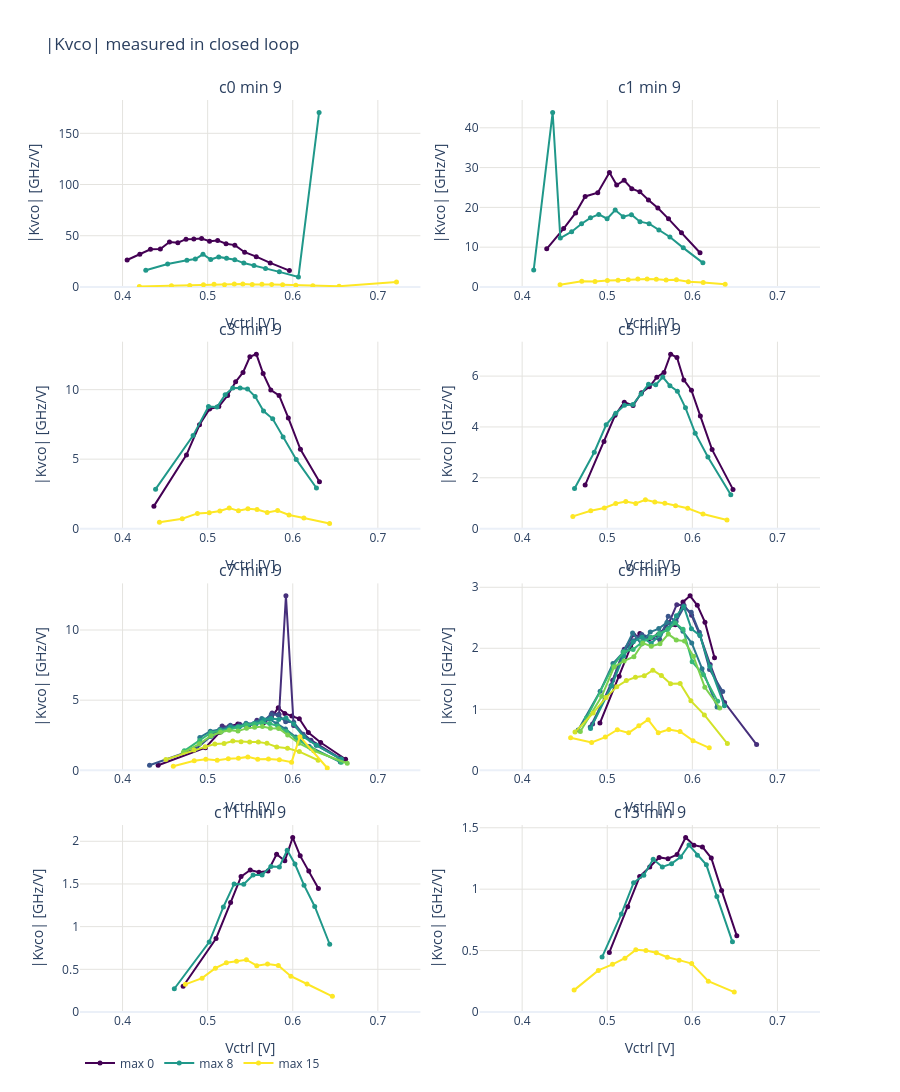

Notebook source saved alongside this figure:
### Code cell
# Measured |Kvco| against Vctrl per setting (between neighbouring locked points >= MIN_DV apart), same panels. This is
# what steps 2 and 3 pick their points from (VcoMap.pick).
fig = make_subplots(rows=N_ROWS, cols=N_COLS, horizontal_spacing=0.08, vertical_spacing=0.06,
                    subplot_titles=[f"c{c} min {m}" for c, m in GROUPS])
for n, (coarse, cur_min) in enumerate(GROUPS):
    row, col = n // N_COLS + 1, n % N_COLS + 1
    for code, d in locked[(locked["vco_tune_coarse"] == coarse) & (locked["vco_current_min"] == cur_min)].groupby(
            "vco_current_max"):
        k = kvco_points(d)
        fig.add_scatter(x=k["vctrl"], y=k["kvco"] / 1e9, mode="lines+markers", name=f"max {code}",
                        legendgroup=f"max {code}", showlegend=n == 0, line=dict(color=max_color(code)),
                        marker=dict(size=5), row=row, col=col, customdata=k["f_vco"] / 1e6,
                        hovertemplate=f"c{coarse} min {cur_min} max {code}: "
                                      + "%{x:.3f} V, %{customdata:.0f} MHz: %{y:.2f} GHz/V<extra></extra>")
fig.update_layout(title="|Kvco| measured in closed loop", template="plotly_white", height=320 * N_ROWS,
                  legend=dict(orientation="h", y=-0.04))
fig.update_xaxes(title="Vctrl [V]", range=[0.35, 0.75], gridcolor=GRID)
fig.update_yaxes(title="|Kvco| [GHz/V]", rangemode="tozero", gridcolor=GRID)
save(fig, "kvco")

### Figure 1 — Plotly figure (JSON) as saved in the notebook; plotly's stock layout.template omitted (floating-point values rounded to 4 significant figures)
{"data": [{"customdata": [9368.0, 8938.0, 8509.0, 8080.0, 7650.0, 7220.0, 6791.0, 6362.0, 5932.0, 5502.0, 5073.0, 4644.0, 4214.0, 3784.0, 3355.0, 2926.0, 2496.0], "hovertemplate": "c0 min 9 max 0: %{x:.3f} V, %{customdata:.0f} MHz: %{y:.2f} GHz/V<extra></extra>", "legendgroup": "max 0", "line": {"color": "rgb(68, 1, 84)"}, "marker": {"size": 5}, "mode": "lines+markers", "name": "max 0", "showlegend": true, "type": "scatter", "x": [0.4054, 0.4203, 0.4328, 0.4444, 0.4551, 0.465, 0.4746, 0.4838, 0.4929, 0.5022, 0.5118, 0.5216, 0.5319, 0.5435, 0.5571, 0.5735, 0.5961], "xaxis": "x", "y": [26.3, 31.98, 36.82, 37.09, 43.85, 43.18, 46.66, 46.76, 47.3, 44.74, 45.43, 42.2, 40.84, 33.92, 29.57, 23.48, 16.01], "yaxis": "y"}, {"customdata": [6202.0, 5675.0, 5148.0, 4884.0, 4620.0, 4356.0, 4092.0, 3828.0, 3565.0, 3301.0, 3037.0, 2774.0, 2510.0, 2246.0, 3960.0], "hovertemplate": "c0 min 9 max 8: %{x:.3f} V, %{customdata:.0f} MHz: %{y:.2f} GHz/V<extra></extra>", "legendgroup": "max 8", "line": {"color": "rgb(32, 152, 138)"}, "marker": {"size": 5}, "mode": "lines+markers", "name": "max 8", "showlegend": true, "type": "scatter", "x": [0.4273, 0.453, 0.4757, 0.4855, 0.4945, 0.5036, 0.513, 0.5222, 0.5319, 0.5425, 0.5544, 0.568, 0.5843, 0.6067, 0.631], "xaxis": "x", "y": [16.29, 22.48, 26.08, 27.29, 31.9, 26.76, 29.36, 27.94, 26.65, 23.33, 20.96, 18.05, 14.73, 9.819, 170.3], "yaxis": "y"}, {"customdata": [2320.0, 2290.0, 2262.0, 2234.0, 2204.0, 2176.0, 2147.0, 2118.0, 2090.0, 2060.0, 2032.0, 2004.0, 1974.0, 1946.0, 1917.0, 2133.0], "hovertemplate": "c0 min 9 max 15: %{x:.3f} V, %{customdata:.0f} MHz: %{y:.2f} GHz/V<extra></extra>", "legendgroup": "max 15", "line": {"color": "rgb(253, 231, 37)"}, "marker": {"size": 5}, "mode": "lines+markers", "name": "max 15", "showlegend": true, "type": "scatter", "x": [0.4197, 0.4575, 0.479, 0.4951, 0.5075, 0.5198, 0.5313, 0.5413, 0.5523, 0.5638, 0.5752, 0.5881, 0.6036, 0.6236, 0.6544, 0.7219], "xaxis": "x", "y": [0.5684, 1.186, 1.502, 2.149, 2.544, 2.2, 2.858, 2.822, 2.47, 2.6, 2.382, 2.083, 1.689, 1.271, 0.7213, 4.786], "yaxis": "y"}, {"customdata": [5244.0, 5014.0, 4783.0, 4552.0, 4207.0, 3862.0, 3631.0, 3401.0, 3170.0, 2940.0, 2710.0, 2479.0, 2249.0, 2018.0, 1788.0], "hovertemplate": "c1 min 9 max 0: %{x:.3f} V, %{customdata:.0f} MHz: %{y:.2f} GHz/V<extra></extra>", "legendgroup": "max 0", "line": {"color": "rgb(68, 1, 84)"}, "marker": {"size": 5}, "mode": "lines+markers", "name": "max 0", "showlegend": false, "type": "scatter", "x": [0.4289, 0.4488, 0.4628, 0.4741, 0.4889, 0.5026, 0.5111, 0.5199, 0.5288, 0.5383, 0.5484, 0.5595, 0.572, 0.5872, 0.609], "xaxis": "x2", "y": [9.588, 14.68, 18.6, 22.75, 23.7, 28.77, 25.6, 26.82, 24.68, 23.9, 21.87, 19.83, 17.12, 13.65, 8.604], "yaxis": "y2"}, {"customdata": [4472.0, 4299.0, 4126.0, 3952.0, 3780.0, 3606.0, 3432.0, 3260.0, 3086.0, 2913.0, 2740.0, 2566.0, 2394.0, 2220.0, 2046.0, 1874.0, 1700.0], "hovertemplate": "c1 min 9 max 8: %{x:.3f} V, %{customdata:.0f} MHz: %{y:.2f} GHz/V<extra></extra>", "legendgroup": "max 8", "line": {"color": "rgb(32, 152, 138)"}, "marker": {"size": 5}, "mode": "lines+markers", "name": "max 8", "showlegend": false, "type": "scatter", "x": [0.4136, 0.4359, 0.4449, 0.4581, 0.4698, 0.4803, 0.49, 0.4998, 0.5093, 0.5187, 0.5284, 0.5384, 0.5492, 0.5607, 0.5736, 0.5893, 0.6124], "xaxis": "x2", "y": [4.265, 43.85, 12.28, 13.89, 15.88, 17.37, 18.24, 17.16, 19.33, 17.66, 18.18, 16.41, 15.92, 14.31, 12.56, 9.829, 6.06], "yaxis": "y2"}, {"customdata": [1786.0, 1766.0, 1744.0, 1722.0, 1702.0, 1680.0, 1659.0, 1638.0, 1616.0, 1596.0, 1574.0, 1552.0, 1532.0, 1510.0], "hovertemplate": "c1 min 9 max 15: %{x:.3f} V, %{customdata:.0f} MHz: %{y:.2f} GHz/V<extra></extra>", "legendgroup": "max 15", "line": {"color": "rgb(253, 231, 37)"}, "marker": {"size": 5}, "mode": "lines+markers", "name": "max 15", "showlegend": false, "type": "scatter", "x": [0.4445, 0.4701, 0.4856, 0.5002, 0.5127, 0.5246, 0.536, 0.5469, 0.5577, 0.5692, 0.5813, 0.5953, 0.6128, 0.6386], "xaxis": "x2", "y": [0.5782, 1.418, 1.35, 1.646, 1.711, 1.814, 1.973, 1.974, 1.92, 1.727, 1.827, 1.314, 1.112, 0.673], "yaxis": "y2"}, {"customdata": [2652.0, 2556.0, 2462.0, 2367.0, 2272.0, 2178.0, 2083.0, 1988.0, 1894.0, 1799.0, 1704.0, 1610.0, 1514.0, 1420.0, 1326.0, 1230.0], "hovertemplate": "c3 min 9 max 0: %{x:.3f} V, %{customdata:.0f} MHz: %{y:.2f} GHz/V<extra></extra>", "legendgroup": "max 0", "line": {"color": "rgb(68, 1, 84)"}, "marker": {"size": 5}, "mode": "lines+markers", "name": "max 0", "showlegend": false, "type": "scatter", "x": [0.4368, 0.4751, 0.4904, 0.5022, 0.5131, 0.5235, 0.5329, 0.5416, 0.5496, 0.5572, 0.5652, 0.5742, 0.5839, 0.5948, 0.609, 0.6314], "xaxis": "x3", "y": [1.619, 5.306, 7.473, 8.611, 8.789, 9.577, 10.57, 11.24, 12.36, 12.56, 11.16, 9.978, 9.582, 7.97, 5.711, 3.378], "yaxis": "y3"}, {"customdata": [2490.0, 2314.0, 2183.0, 2095.0, 2007.0, 1919.0, 1832.0, 1744.0, 1656.0, 1568.0, 1480.0, 1392.0, 1304.0, 1217.0], "hovertemplate": "c3 min 9 max 8: %{x:.3f} V, %{customdata:.0f} MHz: %{y:.2f} GHz/V<extra></extra>", "legendgroup": "max 8", "line": {"color": "rgb(32, 152, 138)"}, "marker": {"size": 5}, "mode": "lines+markers", "name": "max 8", "showlegend": false, "type": "scatter", "x": [0.4388, 0.4829, 0.501, 0.511, 0.5206, 0.5295, 0.5381, 0.5468, 0.5558, 0.5657, 0.5764, 0.5887, 0.6041, 0.6278], "xaxis": "x3", "y": [2.839, 6.695, 8.793, 8.746, 9.638, 10.13, 10.13, 10.05, 9.507, 8.466, 7.903, 6.597, 4.978, 2.924], "yaxis": "y3"}, {"customdata": [1332.0, 1318.0, 1302.0, 1286.0, 1272.0, 1256.0, 1242.0, 1226.0, 1212.0, 1196.0, 1182.0, 1166.0, 1152.0, 1136.0], "hovertemplate": "c3 min 9 max 15: %{x:.3f} V, %{customdata:.0f} MHz: %{y:.2f} GHz/V<extra></extra>", "legendgroup": "max 15", "line": {"color": "rgb(253, 231, 37)"}, "marker": {"size": 5}, "mode": "lines+markers", "name": "max 15", "showlegend": false, "type": "scatter", "x": [0.4434, 0.4702, 0.488, 0.5019, 0.5144, 0.5254, 0.5362, 0.5473, 0.558, 0.57, 0.5822, 0.5956, 0.6131, 0.6433], "xaxis": "x3", "y": [0.4589, 0.7152, 1.098, 1.136, 1.265, 1.489, 1.281, 1.433, 1.37, 1.159, 1.3, 0.9844, 0.7614, 0.369], "yaxis": "y3"}, {"customdata": [1734.0, 1683.0, 1632.0, 1582.0, 1531.0, 1480.0, 1430.0, 1380.0, 1328.0, 1278.0, 1228.0, 1177.0, 1126.0, 1076.0, 1025.0, 974.5], "hovertemplate": "c5 min 9 max 0: %{x:.3f} V, %{customdata:.0f} MHz: %{y:.2f} GHz/V<extra></extra>", "legendgroup": "max 0", "line": {"color": "rgb(68, 1, 84)"}, "marker": {"size": 5}, "mode": "lines+markers", "name": "max 0", "showlegend": false, "type": "scatter", "x": [0.474, 0.4962, 0.5092, 0.52, 0.5303, 0.5403, 0.5495, 0.5583, 0.5667, 0.5745, 0.5819, 0.59, 0.599, 0.6094, 0.6232, 0.6478], "xaxis": "x4", "y": [1.714, 3.43, 4.459, 4.973, 4.843, 5.344, 5.578, 5.954, 6.144, 6.863, 6.731, 5.851, 5.439, 4.428, 3.109, 1.544], "yaxis": "y4"}, {"customdata": [1693.0, 1645.0, 1596.0, 1548.0, 1500.0, 1452.0, 1404.0, 1355.0, 1307.0, 1259.0, 1210.0, 1162.0, 1114.0, 1066.0, 1018.0, 969.5], "hovertemplate": "c5 min 9 max 8: %{x:.3f} V, %{customdata:.0f} MHz: %{y:.2f} GHz/V<extra></extra>", "legendgroup": "max 8", "line": {"color": "rgb(32, 152, 138)"}, "marker": {"size": 5}, "mode": "lines+markers", "name": "max 8", "showlegend": false, "type": "scatter", "x": [0.4616, 0.4847, 0.4987, 0.51, 0.5203, 0.5301, 0.5397, 0.5485, 0.557, 0.5653, 0.5736, 0.5824, 0.5919, 0.6034, 0.6183, 0.6452], "xaxis": "x4", "y": [1.579, 3.006, 4.083, 4.537, 4.853, 4.882, 5.297, 5.676, 5.655, 5.962, 5.621, 5.407, 4.751, 3.756, 2.817, 1.333], "yaxis": "y4"}, {"customdata": [1081.0, 1069.0, 1057.0, 1045.0, 1033.0, 1021.0, 1009.0, 997.0, 985.0, 973.0, 961.0, 949.0, 937.0], "hovertemplate": "c5 min 9 max 15: %{x:.3f} V, %{customdata:.0f} MHz: %{y:.2f} GHz/V<extra></extra>", "legendgroup": "max 15", "line": {"color": "rgb(253, 231, 37)"}, "marker": {"size": 5}, "mode": "lines+markers", "name": "max 15", "showlegend": false, "type": "scatter", "x": [0.4596, 0.4806, 0.4966, 0.5101, 0.5218, 0.5335, 0.5449, 0.5559, 0.5676, 0.5803, 0.5945, 0.6125, 0.6407], "xaxis": "x4", "y": [0.4806, 0.7006, 0.8105, 0.986, 1.063, 0.9881, 1.134, 1.046, 0.9977, 0.8973, 0.7998, 0.5727, 0.3386], "yaxis": "y4"}, {"customdata": [1314.0, 1282.0, 1248.0, 1216.0, 1182.0, 1150.0, 1116.0, 1084.0, 1050.0, 1018.0, 985.5, 952.5, 919.5, 886.5, 853.5, 820.5], "hovertemplate": "c7 min 9 max 0: %{x:.3f} V, %{customdata:.0f} MHz: %{y:.2f} GHz/V<extra></extra>", "legendgroup": "max 0", "line": {"color": "rgb(68, 1, 84)"}, "marker": {"size": 5}, "mode": "lines+markers", "name": "max 0", "showlegend": false, "type": "scatter", "x": [0.4418, 0.4974, 0.5138, 0.5252, 0.5355, 0.5457, 0.5559, 0.5658, 0.575, 0.583, 0.5906, 0.599, 0.6077, 0.6183, 0.6328, 0.6621], "xaxis": "x5", "y": [0.364, 1.61, 2.694, 3.128, 3.296, 3.136, 3.334, 3.388, 3.773, 4.453, 4.057, 3.871, 3.675, 2.697, 1.979, 0.7868], "yaxis": "y5"}, {"customdata": [1244.0, 1210.0, 1178.0, 1146.0, 1112.0, 1080.0, 1047.0, 1014.0, 981.5, 916.0, 883.5, 867.5, 818.5], "hovertemplate": "c7 min 9 max 2: %{x:.3f} V, %{customdata:.0f} MHz: %{y:.2f} GHz/V<extra></extra>", "legendgroup": "max 2", "line": {"color": "rgb(70, 47, 123)"}, "marker": {"size": 5}, "mode": "lines+markers", "name": "max 2", "showlegend": false, "type": "scatter", "x": [0.5052, 0.517, 0.5274, 0.5377, 0.548, 0.5579, 0.5671, 0.5757, 0.5839, 0.592, 0.6011, 0.6214, 0.655], "xaxis": "x5", "y": [2.498, 3.163, 3.077, 3.277, 3.116, 3.565, 3.498, 4.079, 3.993, 12.44, 3.194, 2.149, 0.8902], "yaxis": "y5"}, {"customdata": [1303.0, 1271.0, 1238.0, 1206.0, 1174.0, 1141.0, 1109.0, 1076.0, 1044.0, 1012.0, 979.0, 947.0, 914.5, 882.0, 849.5, 817.0], "hovertemplate": "c7 min 9 max 4: %{x:.3f} V, %{customdata:.0f} MHz: %{y:.2f} GHz/V<extra></extra>", "legendgroup": "max 4", "line": {"color": "rgb(57, 85, 139)"}, "marker": {"size": 5}, "mode": "lines+markers", "name": "max 4", "showlegend": false, "type": "scatter", "x": [0.4317, 0.4866, 0.5038, 0.5161, 0.5267, 0.537, 0.5471, 0.5568, 0.5661, 0.5748, 0.583, 0.5917, 0.6011, 0.6122, 0.6276, 0.6576], "xaxis": "x5", "y": [0.3602, 1.535, 2.43, 2.922, 3.204, 3.115, 3.232, 3.426, 3.554, 3.983, 3.939, 3.455, 3.418, 2.576, 1.791, 0.7694], "yaxis": "y5"}, {"customdata": [1229.0, 1198.0, 1166.0, 1134.0, 1102.0, 1070.0, 1039.0, 1007.0, 975.5, 944.0, 912.0, 880.5, 849.0, 817.0], "hovertemplate": "c7 min 9 max 6: %{x:.3f} V, %{customdata:.0f} MHz: %{y:.2f} GHz/V<extra></extra>", "legendgroup": "max 6", "line": {"color": "rgb(42, 120, 142)"}, "marker": {"size": 5}, "mode": "lines+markers", "name": "max 6", "showlegend": false, "type": "scatter", "x": [0.4908, 0.5032, 0.5142, 0.525, 0.5354, 0.5451, 0.5545, 0.5636, 0.5722, 0.5812, 0.5915, 0.6035, 0.6194, 0.6559], "xaxis": "x5", "y": [2.342, 2.787, 2.914, 3.041, 3.132, 3.356, 3.339, 3.689, 3.667, 3.327, 2.941, 2.369, 1.706, 0.5901], "yaxis": "y5"}, {"customdata": [1230.0, 1198.0, 1166.0, 1135.0, 1103.0, 1072.0, 1040.0, 1008.0, 976.5, 945.0, 913.0, 881.5, 850.0, 818.0], "hovertemplate": "c7 min 9 max 8: %{x:.3f} V, %{customdata:.0f} MHz: %{y:.2f} GHz/V<extra></extra>", "legendgroup": "max 8", "line": {"color": "rgb(32, 152, 138)"}, "marker": {"size": 5}, "mode": "lines+markers", "name": "max 8", "showlegend": false, "type": "scatter", "x": [0.5037, 0.5161, 0.5269, 0.5371, 0.5473, 0.5569, 0.5661, 0.5749, 0.5835, 0.592, 0.6012, 0.6125, 0.628, 0.657], "xaxis": "x5", "y": [2.435, 2.768, 3.084, 3.095, 3.19, 3.314, 3.586, 3.695, 3.626, 3.737, 3.295, 2.388, 1.782, 0.7985], "yaxis": "y5"}, {"customdata": [1243.0, 1212.0, 1182.0, 1151.0, 1120.0, 1090.0, 1060.0, 1029.0, 998.5, 967.5, 937.0, 906.5, 876.0, 845.5, 815.0], "hovertemplate": "c7 min 9 max 10: %{x:.3f} V, %{customdata:.0f} MHz: %{y:.2f} GHz/V<extra></extra>", "legendgroup": "max 10", "line": {"color": "rgb(53, 183, 121)"}, "marker": {"size": 5}, "mode": "lines+markers", "name": "max 10", "showlegend": false, "type": "scatter", "x": [0.4726, 0.4906, 0.5037, 0.5148, 0.5254, 0.5356, 0.5452, 0.5545, 0.5636, 0.5729, 0.5823, 0.5926, 0.6049, 0.6214, 0.6571], "xaxis": "x5", "y": [1.389, 2.129, 2.678, 2.846, 2.914, 3.068, 3.255, 3.304, 3.383, 3.331, 3.158, 2.764, 2.266, 1.568, 0.5795], "yaxis": "y5"}, {"customdata": [1214.0, 1186.0, 1156.0, 1128.0, 1100.0, 1070.0, 1042.0, 1012.0, 984.0, 955.5, 926.5, 897.5, 869.0, 840.5, 811.5], "hovertemplate": "c7 min 9 max 12: %{x:.3f} V, %{customdata:.0f} MHz: %{y:.2f} GHz/V<extra></extra>", "legendgroup": "max 12", "line": {"color": "rgb(124, 209, 79)"}, "marker": {"size": 5}, "mode": "lines+markers", "name": "max 12", "showlegend": false, "type": "scatter", "x": [0.4715, 0.4905, 0.504, 0.5151, 0.5253, 0.5356, 0.5457, 0.5552, 0.5644, 0.5737, 0.5834, 0.5941, 0.6071, 0.6248, 0.664], "xaxis": "x5", "y": [1.281, 1.891, 2.467, 2.709, 2.848, 2.797, 2.99, 3.076, 3.127, 2.994, 2.977, 2.521, 1.929, 1.392, 0.5021], "yaxis": "y5"}, {"customdata": [1094.0, 1064.0, 1043.0, 1023.0, 1002.0, 982.0, 962.0, 941.5, 921.0, 901.0, 880.5, 860.0, 840.0, 819.5], "hovertemplate": "c7 min 9 max 14: %{x:.3f} V, %{customdata:.0f} MHz: %{y:.2f} GHz/V<extra></extra>", "legendgroup": "max 14", "line": {"color": "rgb(210, 226, 41)"}, "marker": {"size": 5}, "mode": "lines+markers", "name": "max 14", "showlegend": false, "type": "scatter", "x": [0.4509, 0.4839, 0.4971, 0.5085, 0.5193, 0.5296, 0.5393, 0.5494, 0.5595, 0.5697, 0.5812, 0.5939, 0.6077, 0.6299], "xaxis": "x5", "y": [0.7764, 1.447, 1.672, 1.87, 1.91, 2.09, 2.037, 2.024, 2.019, 1.921, 1.668, 1.567, 1.335, 0.7174], "yaxis": "y5"}, {"customdata": [920.0, 910.0, 900.0, 890.0, 880.0, 870.0, 860.0, 850.0, 840.0, 830.0, 820.5, 811.0, 801.0], "hovertemplate": "c7 min 9 max 15: %{x:.3f} V, %{customdata:.0f} MHz: %{y:.2f} GHz/V<extra></extra>", "legendgroup": "max 15", "line": {"color": "rgb(253, 231, 37)"}, "marker": {"size": 5}, "mode": "lines+markers", "name": "max 15", "showlegend": false, "type": "scatter", "x": [0.4596, 0.4842, 0.4979, 0.5112, 0.5243, 0.5362, 0.5473, 0.5589, 0.5714, 0.5843, 0.5986, 0.6084, 0.6406], "xaxis": "x5", "y": [0.2888, 0.6883, 0.782, 0.7182, 0.8241, 0.8535, 0.9574, 0.7845, 0.8063, 0.7539, 0.5826, 2.401, 0.1664], "yaxis": "y5"}, {"customdata": [1038.0, 1014.0, 990.5, 967.5, 944.0, 920.5, 897.0, 873.5, 850.5, 827.0, 803.5, 780.5, 757.0], "hovertemplate": "c9 min 9 max 0: %{x:.3f} V, %{customdata:.0f} MHz: %{y:.2f} GHz/V<extra></extra>", "legendgroup": "max 0", "line": {"color": "rgb(68, 1, 84)"}, "marker": {"size": 5}, "mode": "lines+markers", "name": "max 0", "showlegend": false, "type": "scatter", "x": [0.4914, 0.514, 0.5275, 0.5383, 0.549, 0.5597, 0.5701, 0.58, 0.589, 0.5974, 0.6058, 0.6148, 0.626], "xaxis": "x6", "y": [0.7746, 1.542, 2.019, 2.241, 2.155, 2.223, 2.336, 2.386, 2.76, 2.86, 2.705, 2.428, 1.846], "yaxis": "y6"}, {"customdata": [1033.0, 1010.0, 986.5, 963.5, 940.5, 917.0, 893.5, 870.5, 847.5, 824.5, 801.0, 777.5, 754.5, 731.5, 708.5], "hovertemplate": "c9 min 9 max 2: %{x:.3f} V, %{customdata:.0f} MHz: %{y:.2f} GHz/V<extra></extra>", "legendgroup": "max 2", "line": {"color": "rgb(70, 47, 123)"}, "marker": {"size": 5}, "mode": "lines+markers", "name": "max 2", "showlegend": false, "type": "scatter", "x": [0.4828, 0.5064, 0.52, 0.531, 0.5414, 0.5522, 0.5629, 0.5727, 0.5817, 0.5902, 0.5991, 0.6091, 0.6209, 0.6379, 0.6755], "xaxis": "x6", "y": [0.7572, 1.478, 1.983, 2.223, 2.178, 2.168, 2.256, 2.424, 2.716, 2.705, 2.542, 2.208, 1.735, 1.111, 0.4216], "yaxis": "y6"}, {"customdata": [1030.0, 1008.0, 984.5, 961.5, 938.5, 915.5, 892.5, 869.5, 846.5, 823.5, 800.5, 777.5, 754.5, 732.0], "hovertemplate": "c9 min 9 max 4: %{x:.3f} V, %{customdata:.0f} MHz: %{y:.2f} GHz/V<extra></extra>", "legendgroup": "max 4", "line": {"color": "rgb(57, 85, 139)"}, "marker": {"size": 5}, "mode": "lines+markers", "name": "max 4", "showlegend": false, "type": "scatter", "x": [0.48, 0.5045, 0.5187, 0.53, 0.5406, 0.5511, 0.5617, 0.5716, 0.5809, 0.5899, 0.5987, 0.6082, 0.6202, 0.6357], "xaxis": "x6", "y": [0.7104, 1.389, 1.941, 2.125, 2.225, 2.178, 2.141, 2.526, 2.44, 2.668, 2.591, 2.265, 1.653, 1.292], "yaxis": "y6"}, {"customdata": [1024.0, 1001.0, 978.5, 956.0, 933.5, 911.0, 888.5, 865.5, 843.0, 820.5, 798.0, 775.5, 753.0, 730.5], "hovertemplate": "c9 min 9 max 6: %{x:.3f} V, %{customdata:.0f} MHz: %{y:.2f} GHz/V<extra></extra>", "legendgroup": "max 6", "line": {"color": "rgb(42, 120, 142)"}, "marker": {"size": 5}, "mode": "lines+markers", "name": "max 6", "showlegend": false, "type": "scatter", "x": [0.4658, 0.4917, 0.5067, 0.519, 0.5298, 0.5402, 0.5506, 0.5606, 0.5701, 0.5794, 0.5889, 0.5993, 0.6114, 0.6291], "xaxis": "x6", "y": [0.6616, 1.297, 1.749, 1.936, 2.25, 2.069, 2.267, 2.322, 2.424, 2.422, 2.278, 2.086, 1.666, 1.04], "yaxis": "y6"}, {"customdata": [1024.0, 1002.0, 979.5, 957.0, 934.5, 912.0, 889.5, 867.0, 844.5, 822.0, 799.5, 777.0, 754.5, 732.0], "hovertemplate": "c9 min 9 max 8: %{x:.3f} V, %{customdata:.0f} MHz: %{y:.2f} GHz/V<extra></extra>", "legendgroup": "max 8", "line": {"color": "rgb(32, 152, 138)"}, "marker": {"size": 5}, "mode": "lines+markers", "name": "max 8", "showlegend": false, "type": "scatter", "x": [0.4804, 0.5051, 0.5192, 0.5306, 0.5411, 0.5516, 0.5621, 0.572, 0.5812, 0.5899, 0.5989, 0.6089, 0.6206, 0.6377], "xaxis": "x6", "y": [0.6853, 1.381, 1.874, 2.106, 2.182, 2.08, 2.22, 2.334, 2.534, 2.687, 2.32, 2.212, 1.702, 1.058], "yaxis": "y6"}, {"customdata": [1002.0, 969.0, 947.0, 925.0, 903.5, 882.0, 860.0, 838.0, 816.0, 794.5, 773.0, 751.0, 729.0], "hovertemplate": "c9 min 9 max 10: %{x:.3f} V, %{customdata:.0f} MHz: %{y:.2f} GHz/V<extra></extra>", "legendgroup": "max 10", "line": {"color": "rgb(53, 183, 121)"}, "marker": {"size": 5}, "mode": "lines+markers", "name": "max 10", "showlegend": false, "type": "scatter", "x": [0.4756, 0.5071, 0.5192, 0.5304, 0.541, 0.551, 0.561, 0.5706, 0.58, 0.5891, 0.5998, 0.613, 0.6298], "xaxis": "x6", "y": [0.8568, 1.712, 1.942, 1.979, 2.103, 2.176, 2.242, 2.303, 2.414, 2.313, 1.779, 1.565, 1.13], "yaxis": "y6"}, {"customdata": [995.5, 974.5, 954.0, 933.5, 912.5, 892.0, 871.5, 850.5, 829.5, 809.0, 788.5, 767.5, 746.5, 726.0], "hovertemplate": "c9 min 9 max 12: %{x:.3f} V, %{customdata:.0f} MHz: %{y:.2f} GHz/V<extra></extra>", "legendgroup": "max 12", "line": {"color": "rgb(124, 209, 79)"}, "marker": {"size": 5}, "mode": "lines+markers", "name": "max 12", "showlegend": false, "type": "scatter", "x": [0.4684, 0.4935, 0.5081, 0.5198, 0.5313, 0.5418, 0.5517, 0.562, 0.5717, 0.5811, 0.5907, 0.6013, 0.6147, 0.6322], "xaxis": "x6", "y": [0.6362, 1.212, 1.694, 1.793, 1.862, 2.084, 2.034, 2.074, 2.233, 2.137, 2.118, 1.868, 1.362, 1.021], "yaxis": "y6"}, {"customdata": [922.0, 906.0, 890.0, 874.0, 858.0, 842.0, 826.0, 810.0, 794.0, 778.0, 762.0, 746.0, 730.0, 714.0], "hovertemplate": "c9 min 9 max 14: %{x:.3f} V, %{customdata:.0f} MHz: %{y:.2f} GHz/V<extra></extra>", "legendgroup": "max 14", "line": {"color": "rgb(210, 226, 41)"}, "marker": {"size": 5}, "mode": "lines+markers", "name": "max 14", "showlegend": false, "type": "scatter", "x": [0.4621, 0.4834, 0.4986, 0.5112, 0.5224, 0.5331, 0.5435, 0.5536, 0.5636, 0.5744, 0.5856, 0.5983, 0.6141, 0.6412], "xaxis": "x6", "y": [0.6266, 0.9391, 1.195, 1.369, 1.47, 1.526, 1.55, 1.64, 1.553, 1.419, 1.424, 1.138, 0.9084, 0.4389], "yaxis": "y6"}, {"customdata": [805.5, 793.0, 785.0, 776.5, 768.0, 760.0, 751.5, 743.0, 735.0, 726.5, 718.0, 710.0], "hovertemplate": "c9 min 9 max 15: %{x:.3f} V, %{customdata:.0f} MHz: %{y:.2f} GHz/V<extra></extra>", "legendgroup": "max 15", "line": {"color": "rgb(253, 231, 37)"}, "marker": {"size": 5}, "mode": "lines+markers", "name": "max 15", "showlegend": false, "type": "scatter", "x": [0.4569, 0.4817, 0.4977, 0.5119, 0.5251, 0.5371, 0.548, 0.56, 0.5725, 0.5855, 0.6008, 0.6199], "xaxis": "x6", "y": [0.5323, 0.4575, 0.5447, 0.665, 0.6143, 0.7288, 0.8303, 0.6148, 0.6675, 0.6377, 0.4866, 0.3686], "yaxis": "y6"}, {"customdata": [875.5, 858.0, 840.5, 823.0, 805.5, 788.5, 771.0, 753.5, 736.0, 718.5, 701.5, 684.0, 666.5], "hovertemplate": "c11 min 9 max 0: %{x:.3f} V, %{customdata:.0f} MHz: %{y:.2f} GHz/V<extra></extra>", "legendgroup": "max 0", "line": {"color": "rgb(68, 1, 84)"}, "marker": {"size": 5}, "mode": "lines+markers", "name": "max 0", "showlegend": false, "type": "scatter", "x": [0.4712, 0.5099, 0.527, 0.5393, 0.55, 0.5603, 0.571, 0.581, 0.5907, 0.5999, 0.6087, 0.6188, 0.6302], "xaxis": "x7", "y": [0.3014, 0.8611, 1.283, 1.587, 1.664, 1.637, 1.652, 1.849, 1.771, 2.044, 1.829, 1.651, 1.448], "yaxis": "y7"}, {"customdata": [865.5, 849.0, 832.5, 815.5, 798.5, 781.5, 764.5, 747.5, 730.5, 714.0, 697.5, 680.5, 663.5, 646.5], "hovertemplate": "c11 min 9 max 8: %{x:.3f} V, %{customdata:.0f} MHz: %{y:.2f} GHz/V<extra></extra>", "legendgroup": "max 8", "line": {"color": "rgb(32, 152, 138)"}, "marker": {"size": 5}, "mode": "lines+markers", "name": "max 8", "showlegend": false, "type": "scatter", "x": [0.4608, 0.5018, 0.5185, 0.5311, 0.5424, 0.5534, 0.564, 0.5743, 0.5843, 0.5935, 0.6026, 0.6132, 0.6258, 0.6434], "xaxis": "x7", "y": [0.2723, 0.819, 1.23, 1.501, 1.496, 1.605, 1.606, 1.706, 1.698, 1.896, 1.734, 1.486, 1.236, 0.7937], "yaxis": "y7"}, {"customdata": [704.5, 697.5, 690.5, 683.5, 676.5, 669.5, 662.5, 655.5, 648.5, 641.5, 634.5, 627.5], "hovertemplate": "c11 min 9 max 15: %{x:.3f} V, %{customdata:.0f} MHz: %{y:.2f} GHz/V<extra></extra>", "legendgroup": "max 15", "line": {"color": "rgb(253, 231, 37)"}, "marker": {"size": 5}, "mode": "lines+markers", "name": "max 15", "showlegend": false, "type": "scatter", "x": [0.4738, 0.4935, 0.5091, 0.522, 0.5339, 0.5455, 0.5577, 0.5704, 0.583, 0.5978, 0.6168, 0.6466], "xaxis": "x7", "y": [0.3238, 0.3966, 0.5136, 0.5763, 0.5946, 0.6128, 0.5427, 0.5609, 0.5455, 0.4201, 0.3278, 0.1833], "yaxis": "y7"}, {"customdata": [742.5, 729.0, 715.5, 702.0, 688.5, 675.5, 662.0, 648.5, 635.0, 621.5, 608.0, 594.5, 581.0], "hovertemplate": "c13 min 9 max 0: %{x:.3f} V, %{customdata:.0f} MHz: %{y:.2f} GHz/V<extra></extra>", "legendgroup": "max 0", "line": {"color": "rgb(68, 1, 84)"}, "marker": {"size": 5}, "mode": "lines+markers", "name": "max 0", "showlegend": false, "type": "scatter", "x": [0.5025, 0.524, 0.5381, 0.5499, 0.561, 0.5714, 0.5821, 0.5921, 0.6018, 0.6118, 0.6222, 0.6344, 0.6523], "xaxis": "x8", "y": [0.4853, 0.8563, 1.102, 1.18, 1.258, 1.248, 1.282, 1.421, 1.358, 1.344, 1.253, 0.9898, 0.62], "yaxis": "y8"}, {"customdata": [735.5, 722.5, 709.5, 696.5, 683.5, 670.5, 657.5, 644.5, 631.5, 618.5, 605.5, 592.5, 579.5], "hovertemplate": "c13 min 9 max 8: %{x:.3f} V, %{customdata:.0f} MHz: %{y:.2f} GHz/V<extra></extra>", "legendgroup": "max 8", "line": {"color": "rgb(32, 152, 138)"}, "marker": {"size": 5}, "mode": "lines+markers", "name": "max 8", "showlegend": false, "type": "scatter", "x": [0.4939, 0.5166, 0.5309, 0.5429, 0.554, 0.5647, 0.5756, 0.5862, 0.5961, 0.606, 0.6165, 0.6288, 0.6471], "xaxis": "x8", "y": [0.4468, 0.7982, 1.052, 1.114, 1.243, 1.181, 1.208, 1.262, 1.359, 1.277, 1.198, 0.9397, 0.571], "yaxis": "y8"}, {"customdata": [632.5, 626.0, 620.0, 614.0, 608.0, 602.0, 596.0, 590.0, 584.0, 578.0, 572.0, 566.0], "hovertemplate": "c13 min 9 max 15: %{x:.3f} V, %{customdata:.0f} MHz: %{y:.2f} GHz/V<extra></extra>", "legendgroup": "max 15", "line": {"color": "rgb(253, 231, 37)"}, "marker": {"size": 5}, "mode": "lines+markers", "name": "max 15", "showlegend": false, "type": "scatter", "x": [0.4611, 0.4896, 0.5062, 0.5208, 0.5335, 0.5455, 0.5577, 0.5706, 0.5845, 0.5992, 0.6188, 0.6492], "xaxis": "x8", "y": [0.1782, 0.3383, 0.3878, 0.4375, 0.5059, 0.5002, 0.4821, 0.4458, 0.4221, 0.3942, 0.2506, 0.1623], "yaxis": "y8"}], "layout": {"annotations": [{"font": {"size": 16}, "showarrow": false, "text": "c0 min 9", "x": 0.23, "xanchor": "center", "xref": "paper", "y": 1, "yanchor": "bottom", "yref": "paper"}, {"font": {"size": 16}, "showarrow": false, "text": "c1 min 9", "x": 0.77, "xanchor": "center", "xref": "paper", "y": 1, "yanchor": "bottom", "yref": "paper"}, {"font": {"size": 16}, "showarrow": false, "text": "c3 min 9", "x": 0.23, "xanchor": "center", "xref": "paper", "y": 0.735, "yanchor": "bottom", "yref": "paper"}, {"font": {"size": 16}, "showarrow": false, "text": "c5 min 9", "x": 0.77, "xanchor": "center", "xref": "paper", "y": 0.735, "yanchor": "bottom", "yref": "paper"}, {"font": {"size": 16}, "showarrow": false, "text": "c7 min 9", "x": 0.23, "xanchor": "center", "xref": "paper", "y": 0.47, "yanchor": "bottom", "yref": "paper"}, {"font": {"size": 16}, "showarrow": false, "text": "c9 min 9", "x": 0.77, "xanchor": "center", "xref": "paper", "y": 0.47, "yanchor": "bottom", "yref": "paper"}, {"font": {"size": 16}, "showarrow": false, "text": "c11 min 9", "x": 0.23, "xanchor": "center", "xref": "paper", "y": 0.205, "yanchor": "bottom", "yref": "paper"}, {"font": {"size": 16}, "showarrow": false, "text": "c13 min 9", "x": 0.77, "xanchor": "center", "xref": "paper", "y": 0.205, "yanchor": "bottom", "yref": "paper"}], "height": 1280, "legend": {"orientation": "h", "y": -0.04}, "title": {"text": "|Kvco| measured in closed loop"}, "xaxis": {"anchor": "y", "domain": [0, 0.46], "gridcolor": "#e4e3df", "range": [0.35, 0.75], "title": {"text": "Vctrl [V]"}}, "xaxis2": {"anchor": "y2", "domain": [0.54, 1], "gridcolor": "#e4e3df", "range": [0.35, 0.75], "title": {"text": "Vctrl [V]"}}, "xaxis3": {"anchor": "y3", "domain": [0, 0.46], "gridcolor": "#e4e3df", "range": [0.35, 0.75], "title": {"text": "Vctrl [V]"}}, "xaxis4": {"anchor": "y4", "domain": [0.54, 1], "gridcolor": "#e4e3df", "range": [0.35, 0.75], "title": {"text": "Vctrl [V]"}}, "xaxis5": {"anchor": "y5", "domain": [0, 0.46], "gridcolor": "#e4e3df", "range": [0.35, 0.75], "title": {"text": "Vctrl [V]"}}, "xaxis6": {"anchor": "y6", "domain": [0.54, 1], "gridcolor": "#e4e3df", "range": [0.35, 0.75], "title": {"text": "Vctrl [V]"}}, "xaxis7": {"anchor": "y7", "domain": [0, 0.46], "gridcolor": "#e4e3df", "range": [0.35, 0.75], "title": {"text": "Vctrl [V]"}}, "xaxis8": {"anchor": "y8", "domain": [0.54, 1], "gridcolor": "#e4e3df", "range": [0.35, 0.75], "title": {"text": "Vctrl [V]"}}, "yaxis": {"anchor": "x", "domain": [0.795, 1], "gridcolor": "#e4e3df", "rangemode": "tozero", "title": {"text": "|Kvco| [GHz/V]"}}, "yaxis2": {"anchor": "x2", "domain": [0.795, 1], "gridcolor": "#e4e3df", "rangemode": "tozero", "title": {"text": "|Kvco| [GHz/V]"}}, "yaxis3": {"anchor": "x3", "domain": [0.53, 0.735], "gridcolor": "#e4e3df", "rangemode": "tozero", "title": {"text": "|Kvco| [GHz/V]"}}, "yaxis4": {"anchor": "x4", "domain": [0.53, 0.735], "gridcolor": "#e4e3df", "rangemode": "tozero", "title": {"text": "|Kvco| [GHz/V]"}}, "yaxis5": {"anchor": "x5", "domain": [0.265, 0.47], "gridcolor": "#e4e3df", "rangemode": "tozero", "title": {"text": "|Kvco| [GHz/V]"}}, "yaxis6": {"anchor": "x6", "domain": [0.265, 0.47], "gridcolor": "#e4e3df", "rangemode": "tozero", "title": {"text": "|Kvco| [GHz/V]"}}, "yaxis7": {"anchor": "x7", "domain": [0, 0.205], "gridcolor": "#e4e3df", "rangemode": "tozero", "title": {"text": "|Kvco| [GHz/V]"}}, "yaxis8": {"anchor": "x8", "domain": [0, 0.205], "gridcolor": "#e4e3df", "rangemode": "tozero", "title": {"text": "|Kvco| [GHz/V]"}}}}
